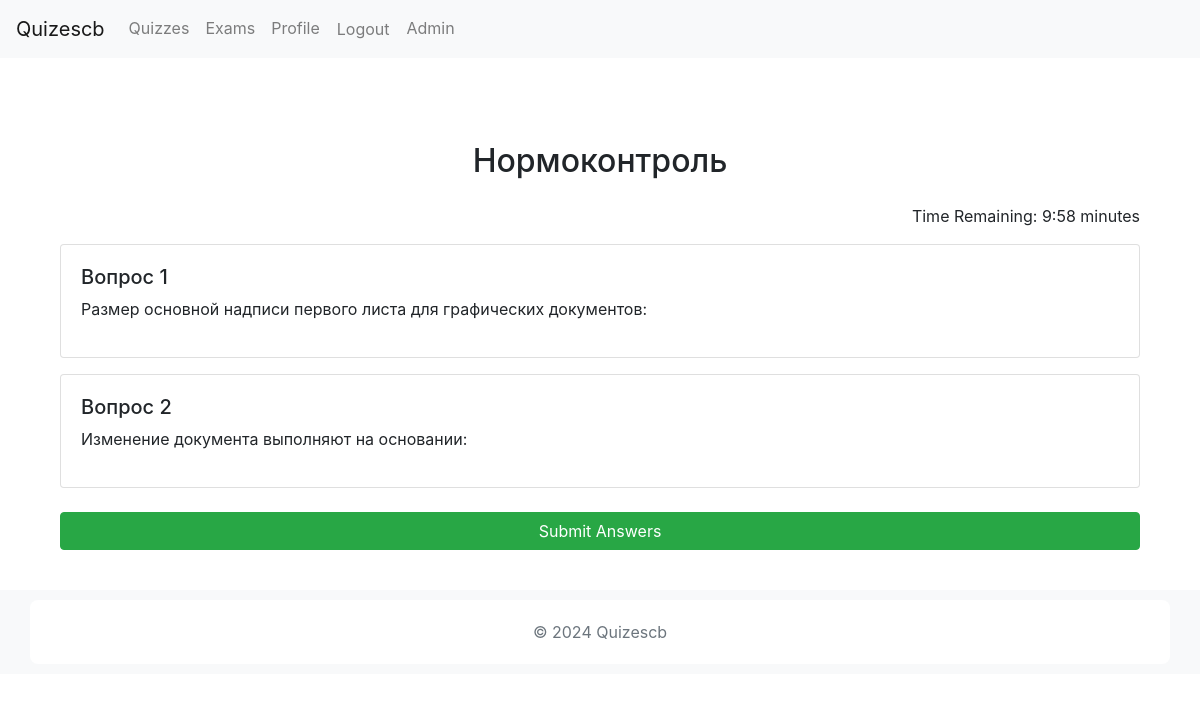
The app's page /quizzes/quiz/3/ (signed in) with its own data.
### quizzes/models.py (models this page shows, shortened)
class Quiz(models.Model):
    title = models.CharField(max_length=200)
    description = models.TextField()
    department = models.ForeignKey(Department, on_delete=models.CASCADE, null=True, blank=True)
    is_exam = models.BooleanField(default=False)  # Добавленное поле
    duration = models.IntegerField(default=10)  # Duration in minutes

class Question(models.Model):
    DIFFICULTY_CHOICES = [
        ('easy', 'Easy'),
        ('medium', 'Medium'),
        ('hard', 'Hard'),
    ]
    QUESTION_TYPE_CHOICES = [
        ('single', 'Single Choice'),
        ('multiple', 'Multiple Choice'),
    ]
    quiz = models.ForeignKey(Quiz, on_delete=models.CASCADE)
    text = models.CharField(max_length=200)
    difficulty = models.CharField(max_length=6, choices=DIFFICULTY_CHOICES, default='medium')
    question_type = models.CharField(max_length=8, choices=QUESTION_TYPE_CHOICES, default='single')

### quizzes/views.py (the view, shortened to what this page needs)
# urls.py: path('quiz/<int:quiz_id>/', views.quiz_detail, name='quiz_detail'),
@login_required
def quiz_detail(request, quiz_id):
    user = request.user
    quiz = get_object_or_404(Quiz, id=quiz_id)
    if quiz.is_exam:
        access = UserExamAccess.objects.filter(user=user, quiz=quiz).exists()
        if not access:
            messages.error(request, "You do not have access to this exam.")
            return redirect('exam_list')
    try:
        user_profile = user.userprofile
        user_organization = user_profile.organization
        user_department = user_profile.department
    except UserProfile.DoesNotExist:
        messages.error(request, "Your profile is not set up correctly.")
        return redirect('profile')
    if user_department:
        quiz = get_object_or_404(Quiz, id=quiz_id, quizaccess__organization=user_organization, quizaccess__department=user_department)
    else:
        quiz = get_object_or_404(Quiz, id=quiz_id, quizaccess__organization=user_organization, quizaccess__department__isnull=True)
    if quiz.is_exam:
        if 'start_time' not in request.session:
            request.session['start_time'] = str(timezone.now())
        start_time = timezone.datetime.fromisoformat(request.session['start_time'])
        elapsed_time = timezone.now() - start_time
        remaining_time = max(quiz.duration * 60 - elapsed_time.total_seconds(), 0)
    else:
        remaining_time = None
    if 'questions' not in request.session:
        all_questions = list(quiz.question_set.all())
        random.shuffle(all_questions)
        questions = all_questions[:2]
        request.session['questions'] = [q.id for q in questions]
    else:
        questions = Question.objects.filter(id__in=request.session['questions'], quiz=quiz)
    log_user_activity(request.user, f"Started quiz {quiz.title}")
    if quiz.is_exam:
        template_name = 'quizzes/exam_detail.html'
    else:
        template_name = 'quizzes/quiz_detail.html'
    return render(request, template_name, {
        'quiz': quiz,
        'questions': questions,
        'remaining_time': remaining_time,
    })

### quizzes/views.py (called while the page is built)
def log_user_activity(user, activity):
    UserActivityLog.objects.create(user=user, activity=activity)

### quizzes/templates/quizzes/exam_detail.html (shortened to what this page needs)
{% extends 'quizzes/base.html' %}
{% block content %}
<div class="container">
    <h2 class="text-center my-4">{{ quiz.title }}</h2>
    <div id="timer" class="text-right mb-3">
        Time Remaining: <span id="time">{{ remaining_time|add:"0" }}</span> minutes
    </div>
    <form method="post">
        <div class="mb-4">
            {% for question in questions %}
                <div class="card mb-3">
                    <div class="card-body">
                        <h5>Вопрос {{ forloop.counter }}</h5>
                        <p>{{ question.text }}</p>
                    </div>
                </div>
            {% endfor %}
        </div>
        <button type="submit" class="btn btn-success btn-block">Submit Answers</button>
    </form>
</div>
{% endblock %}

### quizzes/static/light.css (style rules this page uses)
body { background-color: #f8f9fa; color: #212529; font-family: Arial, sans-serif; }
.container { padding: 20px; background-color: #ffffff; border-radius: 8px; }
h1, h2, h3, h4, h5, h6 { color: #212529; }

### records on screen
Quiz: title "Нормоконтроль"
Question: text "Размер основной надписи первого листа для графических документов:"
Question: text "Изменение документа выполняют на основании:"
